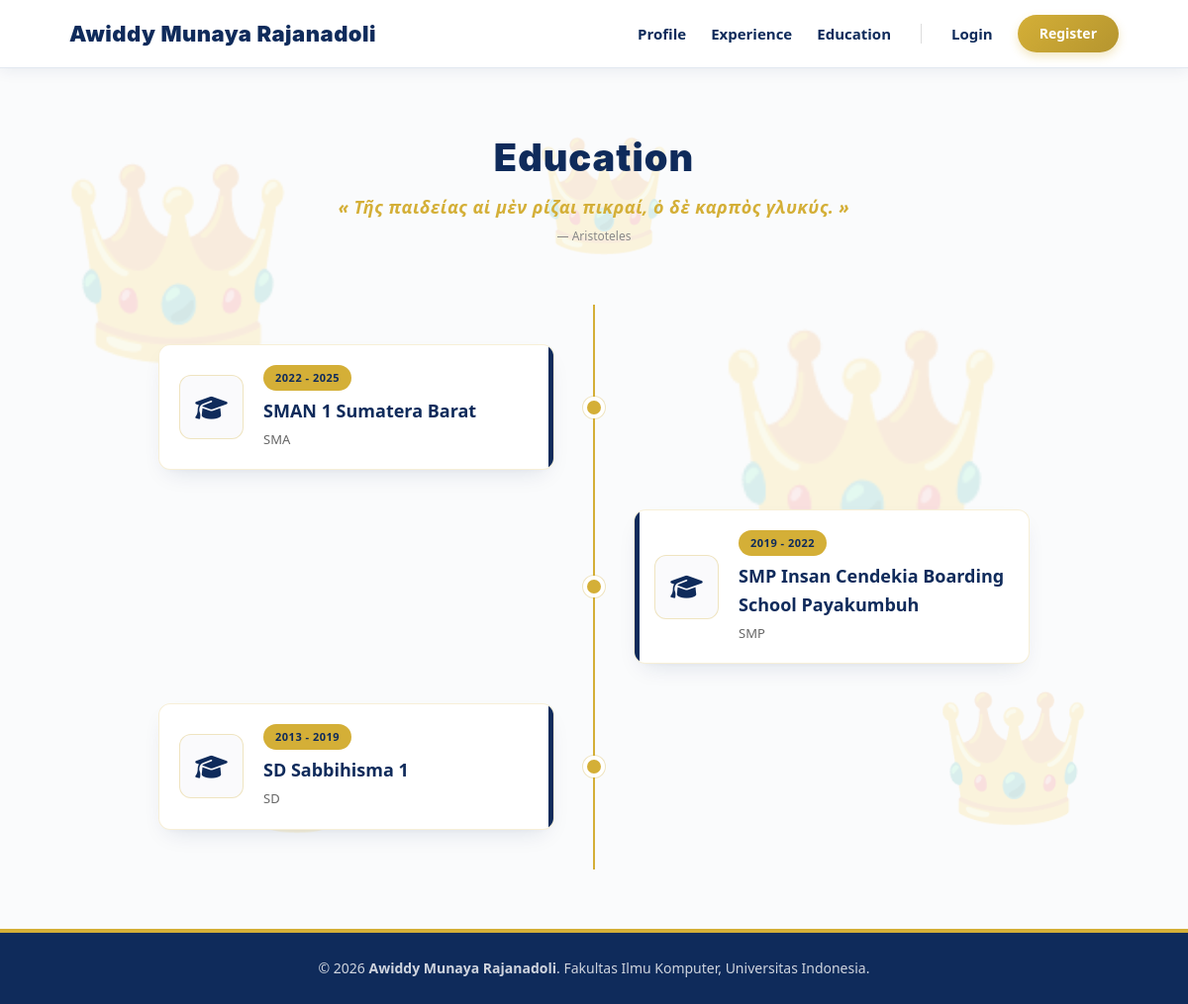
The app's page /education/ with its own data.
### main/models.py (models this page shows, shortened)
class Education(models.Model):
    id = models.UUIDField(primary_key=True, default=uuid.uuid4, editable=False)
    level = models.CharField(max_length=50)
    institution_name = models.CharField(max_length=255)
    start_year = models.IntegerField()
    end_year = models.CharField(max_length=20)
    description = models.TextField(blank=True, null=True)
    logo_url = models.CharField(max_length=500, blank=True, null=True)

### main/views.py (the view)
# urls.py: path("education/", show_education, name="show_education"),
def show_education(request):
    educations = Education.objects.all().order_by('-start_year')
    context = {
        'educations': educations,
        'name': "Awiddy Munaya Rajanadoli",
        "is_editor": is_editor(request.user) if request.user.is_authenticated else False,
    }
    return render(request, 'education.html', context)

### templates/education.html (shortened to what this page needs)
{% extends 'base.html' %}
{% load static %}
{% block content %}
<section class="edu-section">
    <div class="edu-header-container">
        <h1>Education</h1>
        <p class="edu-quote">« Τῆς παιδείας αἱ μὲν ρίζαι πικραί, ὁ δὲ καρπὸς γλυκύς. »</p>
        <p class="edu-quote-translation">— Aristoteles</p>
    </div>
    <div class="royal-timeline">
        {% for edu in educations %}
            <div class="timeline-item">
                <div class="timeline-card">
                    <div class="edu-logo-box">
                        {% if edu.logo_url %}
                            <img src="{{ edu.logo_url }}" alt="{{ edu.institution_name }}" onerror="this.style.display='none'">
                        {% else %}
                            <i class="fa-solid fa-graduation-cap edu-logo-fallback"></i>
                        {% endif %}
                    </div>
                    <div class="edu-content">
                        <div class="year-badge">
                            {{ edu.start_year }} - {% if edu.end_year %}{{ edu.end_year }}{% else %}Present{% endif %}
                        </div>
                        <h3 class="edu-institution">{{ edu.institution_name }}</h3>
                        <p class="edu-level">{{ edu.level }}</p>
                    </div>
                </div>
            </div>
        {% empty %}
            <div style="text-align: center; padding: 40px; border: 1px solid #e0e0e0; border-radius: 12px; color: #888; grid-column: 1 / -1; background: white;">
                <p>Belum ada riwayat pendidikan yang tercatat.</p>
            </div>
        {% endfor %}
    </div>
</section>
{% endblock content %}

### static/css/style.css (style rules this page uses)
* { margin: 0; padding: 0; box-sizing: border-box; }
:root { --ink: #0f172a; --paper: #fdfdfc; --accent: #D4AF37; --accent-dark: #b8860b; --royal-blue: #4169E1; --royal-blue-dark: #27408B; --line: #e2e8f0; --text-muted: #475569; --radius: 6px; }
body { font-family: -apple-system, "Segoe UI", Roboto, Helvetica, Arial, sans-serif; color: var(--ink); background-color: var(--paper); line-height: 1.6; }
h1, .brand { font-family: "Space Grotesk", -apple-system, sans-serif; }

### templates/education.html (style rules this page uses)
.edu-section { padding: 60px 20px; max-width: 1000px; margin: 0 auto; font-family: 'Segoe UI', system-ui, -apple-system, sans-serif; }
.edu-header-container { text-align: center; margin-bottom: 60px; }
.edu-header-container h1 { color: #0f2b5b; margin: 0 0 5px 0; font-size: 38px; font-weight: 900; letter-spacing: 1px; }
.edu-quote { color: #D4AF37; font-size: 18px; margin-bottom: 5px; font-style: italic; font-weight: 600; letter-spacing: 0.5px; }
.edu-quote-translation { color: #888; font-size: 12px; margin-bottom: 30px; }
.royal-timeline { position: relative; max-width: 100%; margin: 0 auto; padding: 20px 0; }
.royal-timeline::after { content: ''; position: absolute; width: 2px; background-color: #D4AF37; top: 0; bottom: 0; left: 50%; margin-left: -1px; }
.timeline-item { padding: 20px 40px; position: relative; width: 50%; box-sizing: border-box; }
.timeline-item:nth-child(odd) { left: 0; }
.timeline-item:nth-child(even) { left: 50%; }
.timeline-item::after { content: ''; position: absolute; width: 14px; height: 14px; background-color: #D4AF37; border: 4px solid #fff; border-radius: 50%; top: 50%; transform: translateY(-50%); z-index: 1; box-shadow: 0 0 0 1px rgba(212, 175, 55, 0.3); }
.timeline-item:nth-child(odd):after { right: -11px; }
.timeline-item:nth-child(even):after { left: -11px; }
.timeline-card { background-color: #ffffff; border-radius: 12px; padding: 20px; box-shadow: 0 10px 25px -10px rgba(15, 43, 91, 0.15), 0 4px 6px -4px rgba(0, 0, 0, 0.04); border: 1px solid rgba(212, 175, 55, 0.2); display: flex; flex-direction: row; align-items: center; gap: 20px; position: relative; overflow: hidden; width: 100%; transition: transform 0.2s ease, box-shadow 0.2s ease; }
.timeline-item:nth-child(odd) .timeline-card::after { content: ''; position: absolute; top: 0; bottom: 0; right: 0; width: 5px; background-color: #0f2b5b; }
.timeline-item:nth-child(even) .timeline-card::after { content: ''; position: absolute; top: 0; bottom: 0; left: 0; width: 5px; background-color: #0f2b5b; }
.edu-logo-box { width: 65px; height: 65px; flex-shrink: 0; border-radius: 12px; border: 1px solid rgba(212, 175, 55, 0.3); background: #fafafc; display: flex; align-items: center; justify-content: center; padding: 8px; box-sizing: border-box; }
.edu-logo-fallback { color: #0f2b5b; font-size: 26px; }
.edu-content { display: flex; flex-direction: column; align-items: flex-start; flex-grow: 1; text-align: left; }
.year-badge { display: inline-block; background-color: #D4AF37; color: #0f2b5b; padding: 4px 12px; border-radius: 14px; font-size: 11px; font-weight: 900; margin-bottom: 6px; letter-spacing: 0.5px; }
.edu-institution { color: #0f2b5b; margin: 0 0 4px 0; font-size: 18px; font-weight: 800; }
.edu-level { color: #666; font-size: 13px; margin: 0; font-weight: 500; }

### records on screen
Education: start_year "2022", end_year "2025", institution_name "SMAN 1 Sumatera Barat", level "SMA"
Education: start_year "2019", end_year "2022", institution_name "SMP Insan Cendekia Boarding School Payakumbuh", level "SMP"
Education: start_year "2013", end_year "2019", institution_name "SD Sabbihisma 1", level "SD"

### other values on screen
{{ name }} "Awiddy Munaya Rajanadoli"
